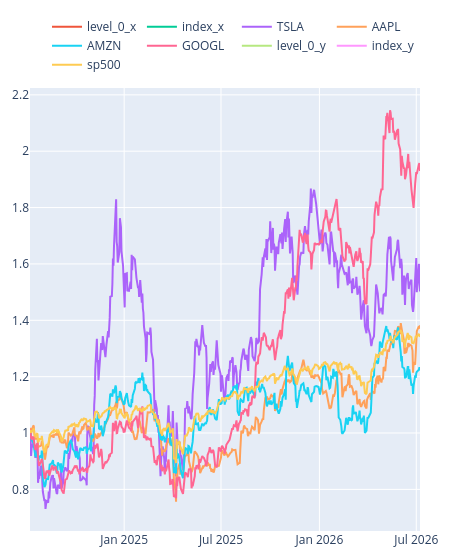

Notebook code cell kept with this figure:
### Code cell
# Data Ko Scale (Normalize) Karna Aur Graph Dekhna
# Data ko 1 se shuru karne ke liye normalize karna
normalized_df = normalize(data)

# Normalized data ka interactive graph dekhna (Is se saare stocks ek hi jagah se shuru hote hain)
# OUTPUT HIDE: Graph chupane ke liye niche wali line ko mita dein ya comment (#) kar dein
interactive_plot(normalized_df)

### Figure 1 — Plotly figure (JSON) as saved in the notebook; plotly's stock layout.template omitted (floating-point values rounded to 4 significant figures; data arrays with more than 128 entries replaced by an {"elided": "..."} marker saying what was removed)
{"data": [{"hovertemplate": "<extra></extra>", "legendgroup": "", "line": {"color": "#636efa", "dash": "solid"}, "marker": {"symbol": "circle"}, "mode": "lines", "name": "", "orientation": "v", "showlegend": false, "type": "scatter", "xaxis": "x", "yaxis": "y"}, {"name": "level_0_x", "type": "scatter", "x": {"elided": "501 str values"}, "y": {"elided": "501 float values"}}, {"name": "index_x", "type": "scatter", "x": {"elided": "501 str values"}, "y": {"elided": "501 float values"}}, {"name": "TSLA", "type": "scatter", "x": {"elided": "501 str values"}, "y": {"elided": "501 float values"}}, {"name": "AAPL", "type": "scatter", "x": {"elided": "501 str values"}, "y": {"elided": "501 float values"}}, {"name": "AMZN", "type": "scatter", "x": {"elided": "501 str values"}, "y": {"elided": "501 float values"}}, {"name": "GOOGL", "type": "scatter", "x": {"elided": "501 str values"}, "y": {"elided": "501 float values"}}, {"name": "level_0_y", "type": "scatter", "x": {"elided": "501 str values"}, "y": {"elided": "501 float values"}}, {"name": "index_y", "type": "scatter", "x": {"elided": "501 str values"}, "y": {"elided": "501 float values"}}, {"name": "sp500", "type": "scatter", "x": {"elided": "501 str values"}, "y": {"elided": "501 float values"}}], "layout": {"legend": {"orientation": "h", "tracegroupgap": 0, "x": 1, "xanchor": "right", "y": 1.02, "yanchor": "bottom"}, "margin": {"b": 20, "l": 20, "r": 20, "t": 50}, "width": 450, "xaxis": {"anchor": "y", "domain": [0, 1]}, "yaxis": {"anchor": "x", "domain": [0, 1]}}}
